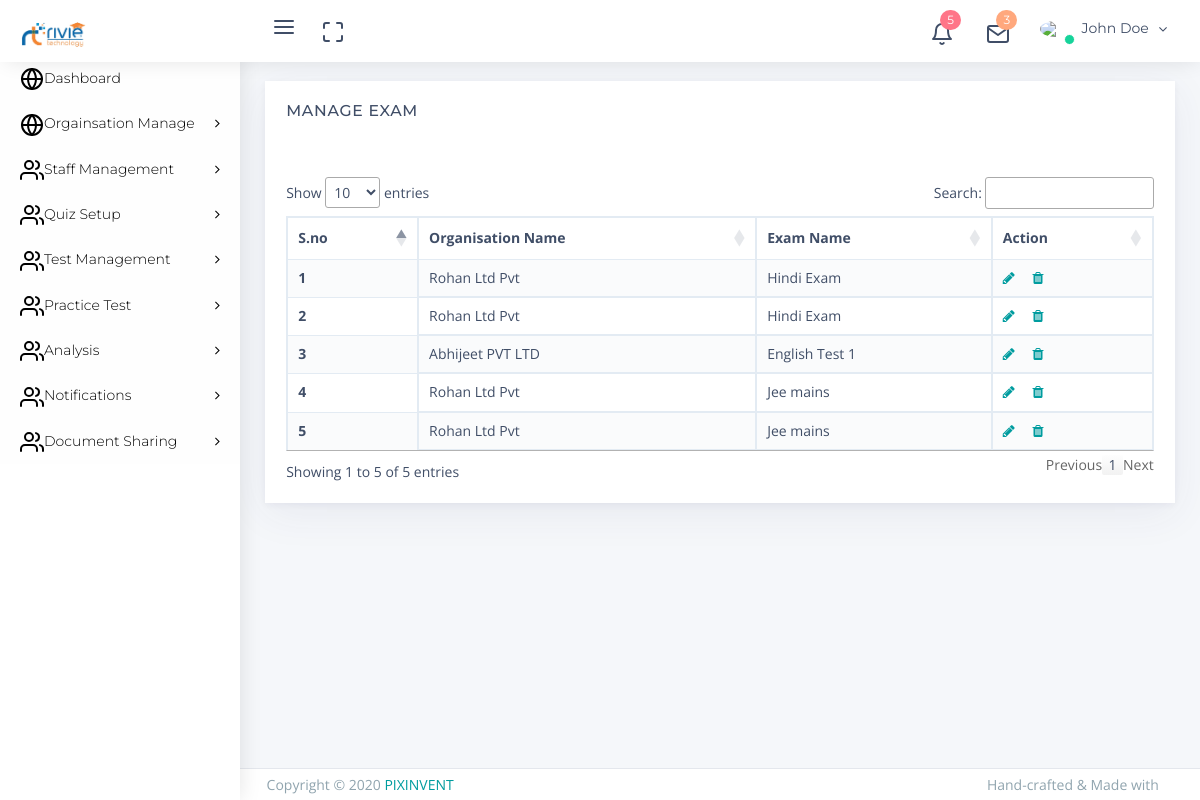
Screenshot of /admin/manage_exam.php with the database file from the repository.
### tables this page shows
CREATE TABLE `class` (
  `id` int(11) NOT NULL,
  `org_id` int(2) NOT NULL,
  `class` varchar(255) NOT NULL,
  `slug` varchar(255) NOT NULL,
  `created_at` datetime NOT NULL DEFAULT current_timestamp(),
  `updated_at` datetime NOT NULL DEFAULT current_timestamp()
);

CREATE TABLE `organisation` (
  `id` int(11) NOT NULL,
  `org_code` int(11) NOT NULL,
  `org_name` varchar(255) NOT NULL,
  `org_contact` varchar(255) NOT NULL,
  `org_email` varchar(255) NOT NULL,
  `org_add` varchar(255) NOT NULL,
  `org_abt` text NOT NULL,
  `org_registraiom` date NOT NULL DEFAULT current_timestamp(),
  `user_admin_id` varchar(255) NOT NULL,
  `created_date` timestamp NOT NULL DEFAULT current_timestamp()
);

CREATE TABLE `exam_title` (
  `id` int(11) NOT NULL,
  `org_id` int(11) NOT NULL,
  `class_id` int(11) NOT NULL,
  `suject_id` int(11) NOT NULL,
  `exam_name` varchar(255) NOT NULL,
  `total_marks` varchar(255) NOT NULL,
  `slug` varchar(255) NOT NULL,
  `created_at` datetime NOT NULL DEFAULT current_timestamp(),
  `update_at` datetime NOT NULL DEFAULT current_timestamp()
);

### admin/manage_exam.php (the view, shortened to what this page needs)
<?php include "../common/header.php"; ?>
<?php
include "db.php";
$conn = mysqli_connect($servername, $username, $password, $dbname);
?>
<div class="app-content content">
    <div class="content-wrapper">
        <div class="content-body">
            <section id="configuration">
                <div class="row">
                    <div class="col-12">
                        <div class="card">
                            <div class="card-header">
                                <h4 class="card-title">Manage Exam</h4>
                                <div class="heading-elements">
                                    <ul class="list-inline mb-0">
                                        <li>
                                            <a data-action="collapse"><i class="feather icon-minus"></i></a>
                                        </li>
                                        <li>
                                            <a data-action="reload"><i class="feather icon-rotate-cw"></i></a>
                                        </li>
                                        <li>
                                            <a data-action="expand"><i class="feather icon-maximize"></i></a>
                                        </li>
                                        <li>
                                            <a data-action="close"><i class="feather icon-x"></i></a>
                                        </li>
                                    </ul>
                                </div>
                            </div>
                            <div class="card-content collapse show">
                                <div class="card-body card-dashboard">
                                    <div class="table-responsive">
                                        <table id="manage_org" class="table table-striped table-bordered zero-configuration">
                                            <thead>
                                                <tr>
                                                    <th>S.no</th>
                                                    <th>Organisation Name</th>
                                                    <th>Exam Name</th>
                                                    <th>Action</th>
                                                </tr>
                                            </thead>
                                            <tbody>
                                                <?php
                                                $sql = "SELECT c.*, o.org_name, s.* , e.*
                                                FROM class c
                                                INNER JOIN organisation o ON c.org_id = o.id
                                                INNER JOIN subject s ON c.id = s.class_id
                                                INNER JOIN exam_title e ON e.class_id = c.id
                                                ";
                                                $i = 1;
                                                $result = mysqli_query($conn, $sql);
                                                if (mysqli_num_rows($result) > 0) {
                                                    while ($row = mysqli_fetch_assoc($result)) { ?>
                                                        <tr>
                                                            <th> <?php echo $i ?></th>
                                                            <td><?php echo $row['org_name']; ?></td>
                                                            <td><?php echo $row['exam_name']; ?></td>
                                                            <td>
                                                                <a href="update_org.php?org_id=<?php echo $row['id']; ?>" title="Edit" class="mr-1"><i class="fa fa-pencil" aria-hidden="true"></i></a>
                                                                <a href="delete.php?org_id=<?php echo $row['id']; ?>" title="Delete" class=""><i class="fa fa-trash" aria-hidden="true"></i></a>
                                                            </td>
                                                        </tr>
                                                <?php $i++;
                                                    }
                                                } else {
                                                    echo "0 results";
                                                }
                                                ?>
                                            </tbody>
                                        </table>
                                    </div>
                                </div>
                            </div>
                        </div>
                    </div>
                </div>
            </section>
        </div>
    </div>
</div>
<?php include "../common/footer.php"; ?>

### rows the page displays
class: organisation.org_name "Rohan Ltd Pvt", exam_title.exam_name "Hindi Exam", exam_title.exam_name "Jee mains"
class: organisation.org_name "Abhijeet PVT LTD", exam_title.exam_name "English Test 1"
